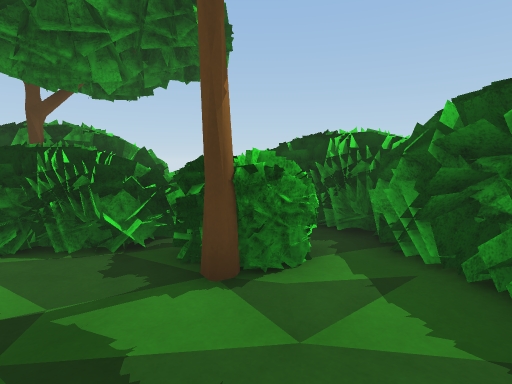
[1] (above)

13 first-person views from a walk through a scene from a Unity 3-D project. The camera is 1.4 m above the floor, tilts 6° down and sees 80° across. The floor is counted in squares, 1 m on a side. Each view is taken from the middle of a square. On the plan, view 1 faces up. The plan holds only what a view shows up to about 14 squares ahead; the rest is blank. The place goes on beyond the plan. The player character is not drawn. Some surface patterns are stand-ins.

[2]
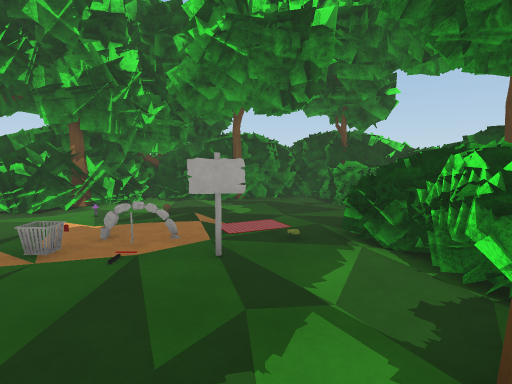

[3]
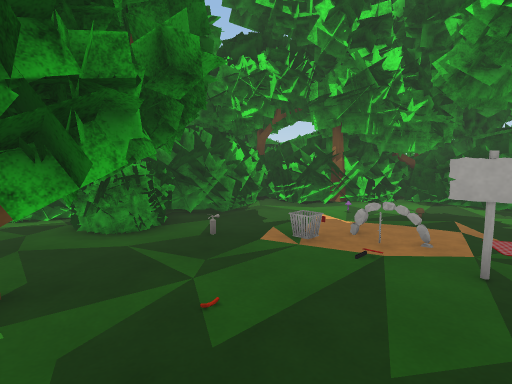

[4]
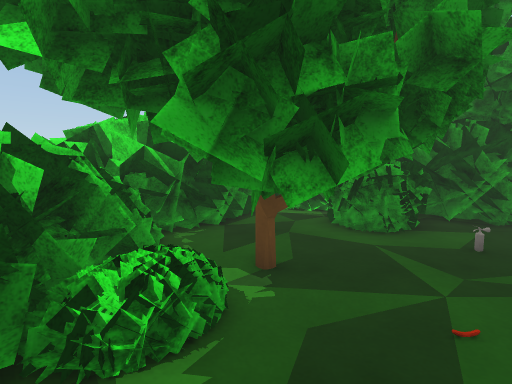

[5]
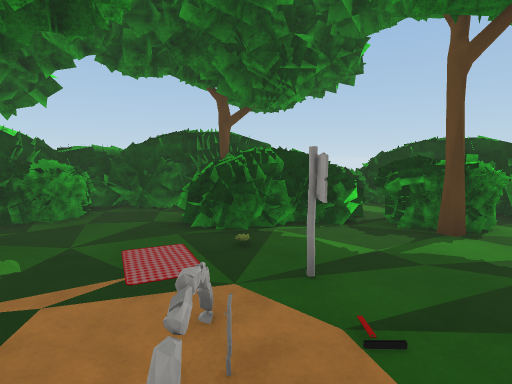

[6]
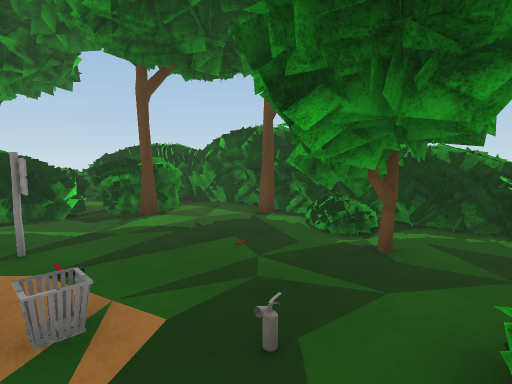

[7]
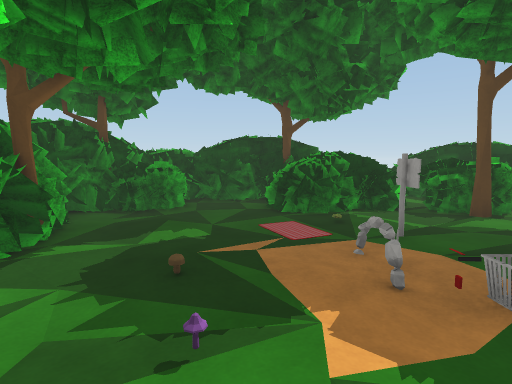

[8]
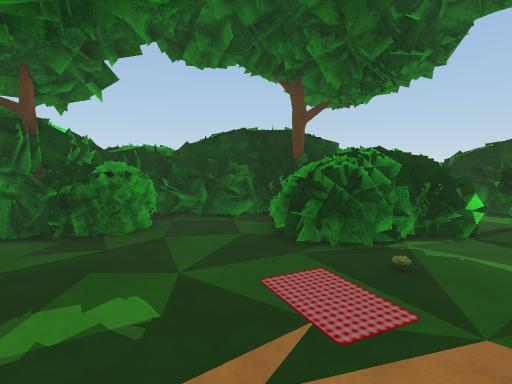

[9]
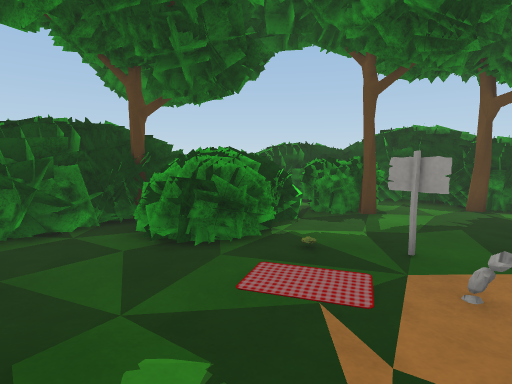

[10]
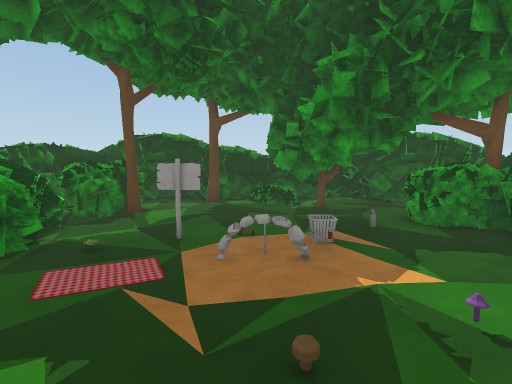

[11]
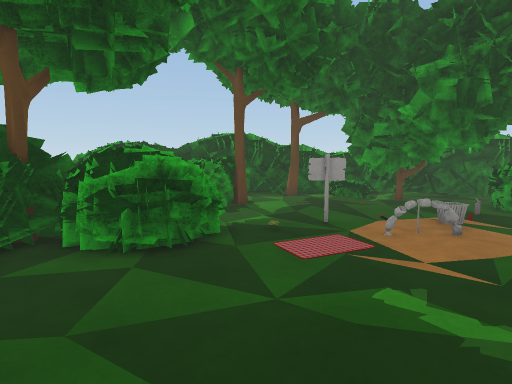

[12]
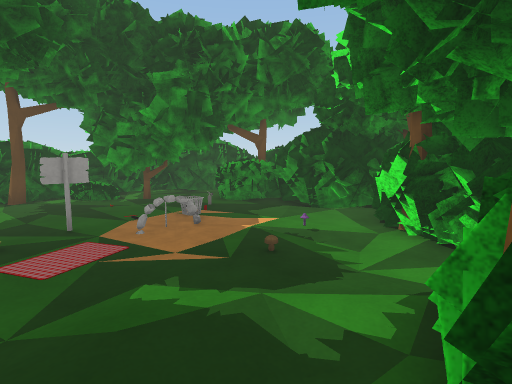

[13]
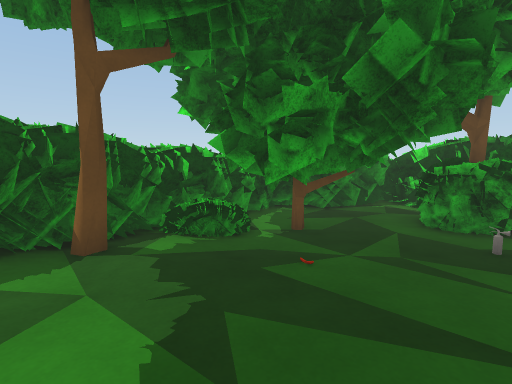

### Floor plan
Key: @ floor where view 1 was taken; # wall or solid block; . main floor; : floor 0.25 m higher than the main floor; / step, stairs or slope; = window, fence, low wall or low ledge; T tree; B bush; S sign; M mushroom; O other object.
Columns run from 12 left of view 1 to 4 right of it. Each row starts with its distance up from view 1.
  8   ########OO###
  7   #####T##O=####
  6  ##BB==OOOO. ###
  5  ##BB..OOOOBBB##
  4 ##.....OOO.BBB##
  3 ##....../...T.##
  2  ##.:.........T##
  1  #T......S....T##
  0  ##:.M..OO.O@.=##
 -1 ### ........TTB##
 -2 ####..M....TTTT##
 -3   ##T..:...TTT =#
 -4    ###....BB..###
 -5     ######BB.####
 -6     ######T .###
 -7          ######

Positions as (right, up) in squares from view 1, and headings:
1: (0, 0), facing up
2: (1, 2), facing left
3: (1, 2), facing down-left
4: (1, 2), facing down
5: (-4, -2), facing up
6: (-4, -4), facing up-right
7: (-6, -4), facing up
8: (-6, -1), facing up
9: (-8, 0), facing up-right
10: (-9, 0), facing right
11: (-10, 3), facing right
12: (-10, 3), facing down-right
13: (-3, 3), facing down-right
